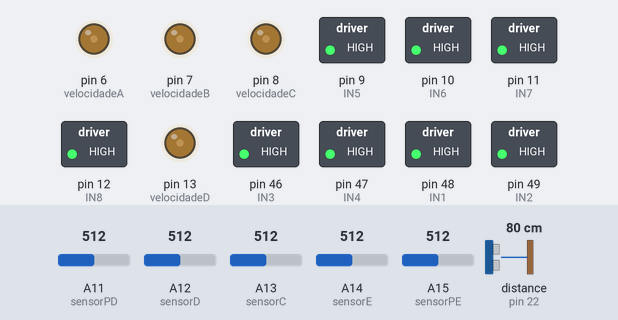
Simulated run of this sketch. Board: Arduino Mega 2560, built with avr-gcc and run on an emulated ATmega2560. Parts: switched loads named in the sketch (green lamp = pin HIGH), output pins drawn as LEDs (lit = HIGH). Inputs (shaded band) come from the test bench; at power-on: A11 (sensorPD) = 512, A12 (sensorD) = 512, A13 (sensorC) = 512, A14 (sensorE) = 512, A15 (sensorPE) = 512, distance to the obstacle (sensor on pin 22) 80 cm.

Above: at 1.2 s.
1.3 s: A11 (sensorPD) set to 210
2.8 s: A11 (sensorPD) set to 186
At 3.7 s:
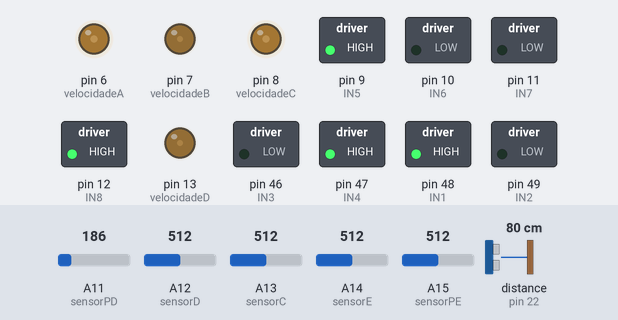
4.3 s: A12 (sensorD) set to 217
5.8 s: A12 (sensorD) set to 193
At 7.0 s:
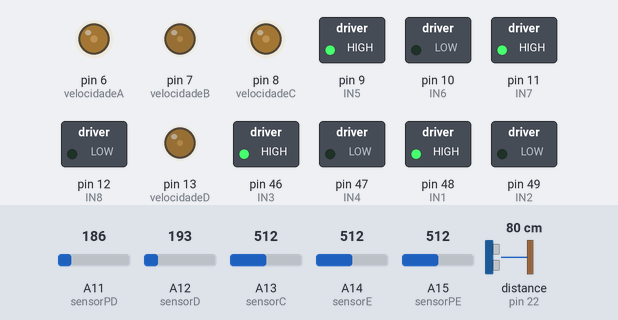
7.3 s: A12 (sensorD) set to 306
At 8.4 s:
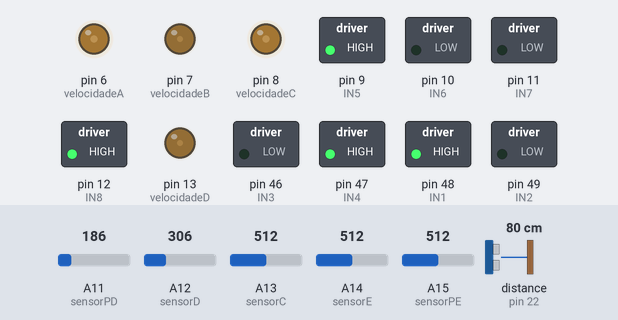
8.8 s: A12 (sensorD) set to 30
At 9.4 s:
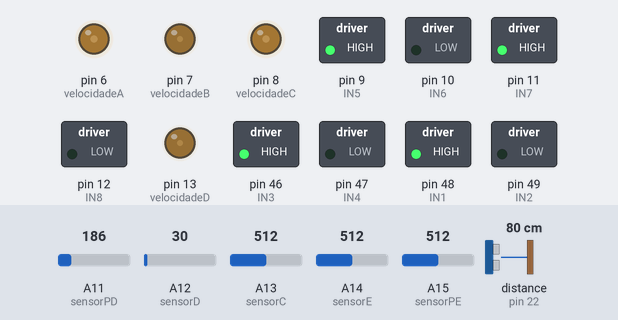
Timing chart, 0 to 11.3 s (numbered marks = the images above; inputs shaded):
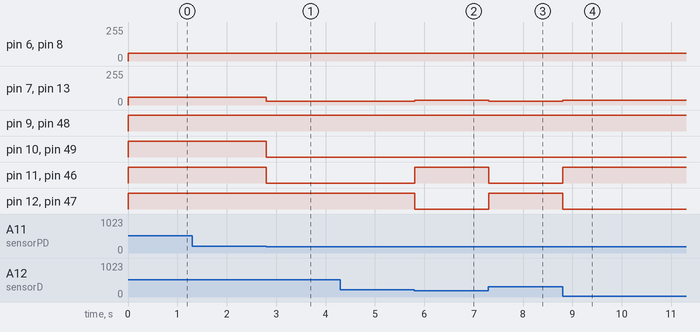

Measured:
- the behaviour switches between 200 and 199 on A11 (sensorPD) (found by bisection; images 0 and 1)
- the behaviour switches between 200 and 199 on A12 (sensorD) (found by bisection; images 1 and 2)
- after the input at 1.3 s, every drawn part: stays the same
- after the input at 2.8 s, pin 7 (velocidadeB), pin 13 (velocidadeD): 60/255 → 30/255 at once; pin 10 (IN6), pin 11 (IN7), pin 46 (IN3), pin 49 (IN2): HIGH → LOW at once
- after the input at 4.3 s, every drawn part: stays the same
- after the input at 5.8 s, pin 7 (velocidadeB), pin 13 (velocidadeD): 30/255 → 36/255 at once; pin 11 (IN7), pin 46 (IN3): LOW → HIGH at once; pin 12 (IN8), pin 47 (IN4): HIGH → LOW at once
- after the input at 7.3 s, pin 7 (velocidadeB), pin 13 (velocidadeD): 36/255 → 30/255 at once; pin 11 (IN7), pin 46 (IN3): HIGH → LOW at once; pin 12 (IN8), pin 47 (IN4): LOW → HIGH at once
- after the input at 8.8 s, pin 7 (velocidadeB), pin 13 (velocidadeD): 30/255 → 36/255 at once; pin 11 (IN7), pin 46 (IN3): LOW → HIGH at once; pin 12 (IN8), pin 47 (IN4): HIGH → LOW at once

The sketch:

motor-us.ino
```cpp
#include <NewPing.h>

NewPing sonar(23, 22);

// const int BUZZER = 24;

const int sensorPE = A15;
const int sensorE = A14;
const int sensorC = A13;
const int sensorD = A12;
const int sensorPD = A11;

int referencia = 200;
int sinalDireita = 0;
int sinalCentro = 0;
int sinalEsquerda = 0;
int sinalPEsquerda = 0;
int sinalPDireita = 0;

// MOTORES ÍMPARES = ESQUERDA; PARES = DIREITA
//motor 1
const int velocidadeA = 6; //motor frente esquerda
const int IN1 = 48;
const int IN2 = 49;

//motor 2
const int velocidadeB = 7;
const int IN3 = 46;
const int IN4 = 47;

//motor 3
const int velocidadeC = 8;
const int IN5 = 9;
const int IN6 = 10;

//motor 4
const int velocidadeD = 13;
const int IN7 = 11;
const int IN8 = 12;

const int vel = 60;

void setup() {
  Serial.begin(9600);

  // pinMode(BUZZER, OUTPUT);
  pinMode(IN1, OUTPUT);
  pinMode(IN2, OUTPUT);
  pinMode(IN3, OUTPUT);
  pinMode(IN4, OUTPUT);
  pinMode(IN5, OUTPUT);
  pinMode(IN6, OUTPUT);
  pinMode(IN7, OUTPUT);
  pinMode(IN8, OUTPUT);
  pinMode(velocidadeA, OUTPUT);
  pinMode(velocidadeB, OUTPUT);
  pinMode(velocidadeC, OUTPUT);
  pinMode(velocidadeD, OUTPUT);
}

void motor1(int velocity, int rotation1, int rotation2) { //motor1(100,1,0)
  digitalWrite(IN1, rotation1);
  digitalWrite(IN2, rotation2);
  analogWrite(velocidadeA, velocity);
}

void motor2(int velocity, int rotation1, int rotation2) {
  digitalWrite(IN3, rotation1);
  digitalWrite(IN4, rotation2);
  analogWrite(velocidadeB, velocity);
}

void motor3(int velocity, int rotation1, int rotation2) {
  digitalWrite(IN5, rotation1);
  digitalWrite(IN6, rotation2);
  analogWrite(velocidadeC, velocity);
}

void motor4(int velocity, int rotation1, int rotation2) {
  digitalWrite(IN7, rotation1);
  digitalWrite(IN8, rotation2);
  analogWrite(velocidadeD, velocity);
}

void frente() {
  motor1(vel, HIGH, LOW);
  motor2(vel, HIGH, LOW);
  motor3(vel, HIGH, LOW);
  motor4(vel, HIGH, LOW);
}

void direita1() {
  motor1(vel, HIGH, LOW);
  motor2(vel*0.7, HIGH, LOW);
  motor3(vel, HIGH, LOW);
  motor4(vel*0.7, HIGH, LOW);
}

void direita2() {
  motor1(vel, HIGH, LOW);
  motor2(vel*0.6, HIGH, LOW);
  motor3(vel, HIGH, LOW);
  motor4(vel*0.6, HIGH, LOW);
}

void direita3() {
  motor1(vel*0.9, HIGH, LOW);
  motor2(vel*0.7, HIGH, LOW);
  motor3(vel*0.9, HIGH, LOW);
  motor4(vel*0.7, HIGH, LOW);
}

void direita4() {
  motor1(vel*1, HIGH, LOW);
  motor2(vel*0.5, LOW, HIGH);
  motor3(vel*1, HIGH, LOW);
  motor4(vel*0.5, LOW, HIGH);
}

void esquerda1() {
  motor1(vel*0.7, HIGH, LOW);
  motor2(vel, HIGH, LOW);
  motor3(vel*0.7, HIGH, LOW);
  motor4(vel, HIGH, LOW);
}

void esquerda2() {
  motor1(vel*0.6, HIGH, LOW);
  motor2(vel, HIGH, LOW);
  motor3(vel*0.6, HIGH, LOW);
  motor4(vel, HIGH, LOW);
}

void esquerda3() {
  motor1(vel*0.7, HIGH, LOW);
  motor2(vel*0.9, HIGH, LOW);
  motor3(vel*0.7, HIGH, LOW);
  motor4(vel*0.9, HIGH, LOW);
}

void esquerda4() {
  motor1(vel*0.5, LOW, HIGH);
  motor2(vel*1, HIGH, LOW);
  motor3(vel*0.5, LOW, HIGH);
  motor4(vel*1, HIGH, LOW);
}

void parar() {
  motor1(vel, HIGH, HIGH);
  motor2(vel, HIGH, HIGH);
  motor3(vel, HIGH, HIGH);
  motor4(vel, HIGH, HIGH);
}

void loopEngine() {
  float distance = sonar.ping_cm();

  sinalEsquerda = analogRead(sensorE);
  sinalCentro = analogRead(sensorC);
  sinalDireita = analogRead(sensorD);
  sinalPEsquerda = analogRead(sensorPE);
  sinalPDireita = analogRead(sensorPD);

  boolean sinalPEsquerdaIsActive = sinalPEsquerda < referencia;
  boolean sinalEsquerdaIsActive = sinalEsquerda < referencia;
  boolean sinalCentroIsActive = sinalCentro < referencia;
  boolean sinalDireitaIsActive = sinalDireita < referencia;
  boolean sinalPDireitaIsActive = sinalPDireita < referencia;

  if (distance < 15 && distance > 0) {
    parar();
  } else {
    if (sinalPEsquerdaIsActive && sinalEsquerdaIsActive && sinalCentroIsActive && sinalDireitaIsActive && sinalPDireitaIsActive) { //ok
      frente();
    } else if (!sinalEsquerdaIsActive && sinalEsquerdaIsActive && sinalCentroIsActive && sinalDireitaIsActive && sinalPDireitaIsActive) { //ok
      direita1();
    } else if (sinalPEsquerdaIsActive && sinalEsquerdaIsActive && sinalCentroIsActive && sinalDireitaIsActive && !sinalPDireitaIsActive) { //ok
      esquerda1();
    } else if (!sinalPEsquerdaIsActive && !sinalEsquerdaIsActive && sinalCentroIsActive && sinalDireitaIsActive && sinalPDireitaIsActive) { //ok
      direita2();
    } else if (sinalPEsquerdaIsActive && sinalEsquerdaIsActive && sinalCentroIsActive && !sinalDireitaIsActive && !sinalPDireitaIsActive) { //ok
      esquerda2();
    } else if (!sinalPEsquerdaIsActive && sinalEsquerdaIsActive && sinalCentroIsActive && sinalDireitaIsActive && !sinalPDireitaIsActive) { //ok
      frente();
    } else if (!sinalPEsquerdaIsActive && !sinalEsquerdaIsActive && !sinalCentroIsActive && sinalDireitaIsActive && sinalPDireitaIsActive) { //ok
      direita2();
    } else if (!sinalPEsquerdaIsActive && !sinalEsquerdaIsActive && sinalCentroIsActive && sinalDireitaIsActive && !sinalPDireitaIsActive) { //ok
      direita2();
    } else if (!sinalPEsquerdaIsActive && sinalEsquerdaIsActive && sinalCentroIsActive && !sinalDireitaIsActive && !sinalPDireitaIsActive) { //ok
      esquerda2();
    } else if (sinalPEsquerdaIsActive && sinalEsquerdaIsActive && !sinalCentroIsActive && !sinalDireitaIsActive && !sinalPDireitaIsActive) { // ok
      esquerda2();
    } else if (sinalPEsquerdaIsActive && !sinalEsquerdaIsActive && !sinalCentroIsActive && !sinalDireitaIsActive && !sinalPDireitaIsActive) { // ok
      esquerda4();
    } else if (!sinalPEsquerdaIsActive && sinalEsquerdaIsActive && !sinalCentroIsActive && !sinalDireitaIsActive && !sinalPDireitaIsActive) { // ok
      esquerda2();
    } else if (!sinalPEsquerdaIsActive && !sinalEsquerdaIsActive && sinalCentroIsActive && !sinalDireitaIsActive && !sinalPDireitaIsActive) { // ok
      frente();
    } else if (!sinalPEsquerdaIsActive && !sinalEsquerdaIsActive && !sinalCentroIsActive && sinalDireitaIsActive && !sinalPDireitaIsActive) { // ok
      direita2();
    } else if (!sinalPEsquerdaIsActive && !sinalEsquerdaIsActive && !sinalCentroIsActive && !sinalDireitaIsActive && sinalPDireitaIsActive) { // ok
      direita4();
    } else {
      parar();
    }
  }
}

void loop() {
    loopEngine();
}
```
